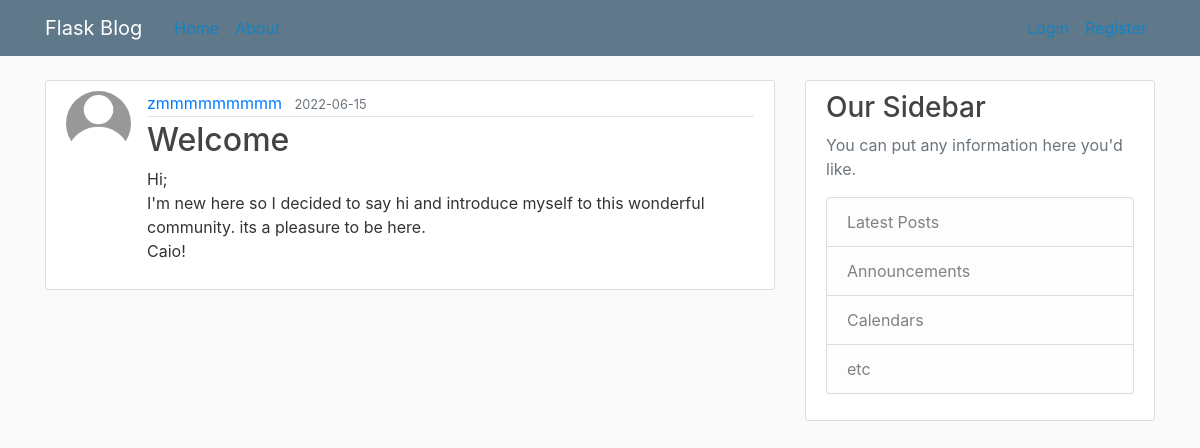
/post/6, run on the app's committed database.
### flaskblog/models.py (models this page shows, shortened)
class User(db.Model, UserMixin):
    id = db.Column(db.Integer, primary_key=True)
    username = db.Column(db.String(20), unique=True, nullable=False)
    email = db.Column(db.String(120), unique=True, nullable=False)
    image_file = db.Column(db.String(20), nullable=False, default='default.jpg')
    password = db.Column(db.String(60), nullable=False)
    posts = db.relationship('Post', backref='author', lazy=True) #Post is name of relationship class

class Post(db.Model):
    id = db.Column(db.Integer, primary_key=True)
    title = db.Column(db.String(100), nullable=False)
    date = db.Column(db.DateTime, nullable=False, default=datetime.utcnow)
    content = db.Column(db.Text, nullable=False)
    user_id = db.Column(db.Integer, db.ForeignKey('user.id'), nullable=False)

### flaskblog/posts/routes.py (the view)
@posts.route("/post/<int:post_id>") #just viewing so no need for get or post request
def post(post_id):
    post = Post.query.get_or_404(post_id) #if post with that id doesnt exist, give a 404 error
    return render_template('post.html', title=post.title, post=post)

### flaskblog/templates/post.html (shortened to what this page needs)
{% extends "layout.html" %}
{% block content %}
    <article class="media content-section">
        <img class="rounded-circle article-img" src="{{ url_for('static', filename='profile_pics/' + post.author.image_file) }}">
        <div class="media-body">
        <div class="article-metadata">
            <a class="mr-2" href="{{url_for('users.user_posts', username=post.author.username)}}">{{ post.author.username }}</a>
            <small class="text-muted">{{ post.date.strftime('%Y-%m-%d') }}</small>
        </div>
        <h2 class="article-title">{{ post.title }}</h2>
        <p class="article-content">{{ post.content }}</p>
        </div>
    </article>
{% endblock content %}

### flaskblog/static/main.css (style rules this page uses)
body { background: #fafafa; color: #333333; margin-top: 5rem; }
h1, h2, h3, h4, h5, h6 { color: #444444; }
.content-section { background: #ffffff; padding: 10px 20px; border: 1px solid #dddddd; border-radius: 3px; margin-bottom: 20px; }
.article-title { color: #444444; }
.article-content { white-space: pre-line; }
.article-img { height: 65px; width: 65px; margin-right: 16px; }
.article-metadata { padding-bottom: 1px; margin-bottom: 4px; border-bottom: 1px solid #e3e3e3 }

### data on the page
User: image_file (placeholder picture), author.username "zmmmmmmmmm"
Post: date "2022-06-15", title "Welcome", content "Hi; I'm new here so I decided to say hi and introduce myself to this wonderful community. its a pleasure to be here. Caio!"
